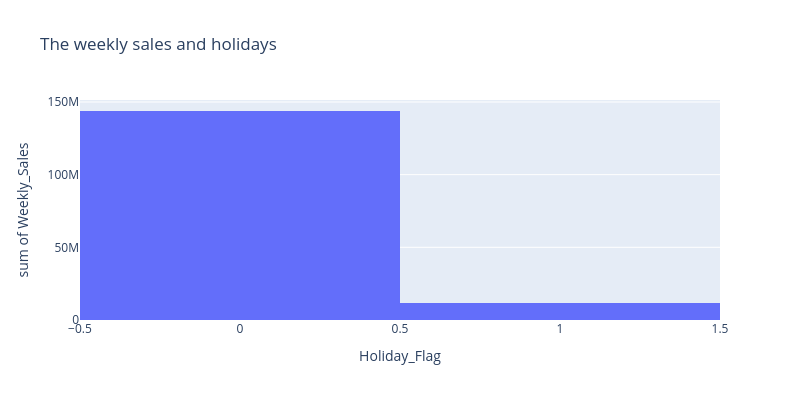

Source (notebook cell):
### Code cell
px.histogram(df_cleaned_target, x='Holiday_Flag', y='Weekly_Sales', title='The weekly sales and holidays', **GRAPH_SIZE_PARAMETERS)

### Figure 1 — Plotly figure (JSON) as saved in the notebook; plotly's stock layout.template omitted (floating-point values rounded to 4 significant figures; data arrays with more than 128 entries replaced by an {"elided": "..."} marker saying what was removed)
{"data": [{"bingroup": "x", "histfunc": "sum", "hovertemplate": "Holiday_Flag=%{x}<br>sum of Weekly_Sales=%{y}<extra></extra>", "legendgroup": "", "marker": {"color": "#636efa", "pattern": {"shape": ""}}, "name": "", "orientation": "v", "showlegend": false, "type": "histogram", "x": {"elided": "136 float values"}, "xaxis": "x", "y": {"elided": "136 float values"}, "yaxis": "y"}], "layout": {"barmode": "relative", "height": 400, "legend": {"tracegroupgap": 0}, "title": {"text": "The weekly sales and holidays"}, "width": 800, "xaxis": {"anchor": "y", "domain": [0, 1], "title": {"text": "Holiday_Flag"}}, "yaxis": {"anchor": "x", "domain": [0, 1], "title": {"text": "sum of Weekly_Sales"}}}}
